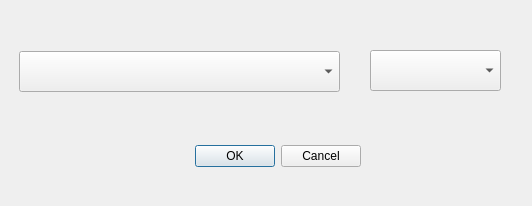
<?xml version="1.0" encoding="UTF-8"?>
<ui version="4.0">
 <class>eventSet</class>
 <widget class="QDialog" name="eventSet">
  <property name="geometry">
   <rect>
    <x>0</x>
    <y>0</y>
    <width>532</width>
    <height>206</height>
   </rect>
  </property>
  <property name="windowTitle">
   <string>添加事件</string>
  </property>
  <widget class="QDialogButtonBox" name="buttonBox">
   <property name="geometry">
    <rect>
     <x>20</x>
     <y>140</y>
     <width>341</width>
     <height>32</height>
    </rect>
   </property>
   <property name="orientation">
    <enum>Qt::Horizontal</enum>
   </property>
   <property name="standardButtons">
    <set>QDialogButtonBox::Cancel|QDialogButtonBox::Ok</set>
   </property>
  </widget>
  <widget class="QComboBox" name="comboBox">
   <property name="geometry">
    <rect>
     <x>19</x>
     <y>51</y>
     <width>321</width>
     <height>41</height>
    </rect>
   </property>
  </widget>
  <widget class="QComboBox" name="comboBox_2">
   <property name="geometry">
    <rect>
     <x>370</x>
     <y>50</y>
     <width>131</width>
     <height>41</height>
    </rect>
   </property>
  </widget>
 </widget>
 <resources/>
 <connections>
  <connection>
   <sender>buttonBox</sender>
   <signal>accepted()</signal>
   <receiver>eventSet</receiver>
   <slot>accept()</slot>
   <hints>
    <hint type="sourcelabel">
     <x>248</x>
     <y>254</y>
    </hint>
    <hint type="destinationlabel">
     <x>157</x>
     <y>274</y>
    </hint>
   </hints>
  </connection>
  <connection>
   <sender>buttonBox</sender>
   <signal>rejected()</signal>
   <receiver>eventSet</receiver>
   <slot>reject()</slot>
   <hints>
    <hint type="sourcelabel">
     <x>316</x>
     <y>260</y>
    </hint>
    <hint type="destinationlabel">
     <x>286</x>
     <y>274</y>
    </hint>
   </hints>
  </connection>
 </connections>
</ui>
